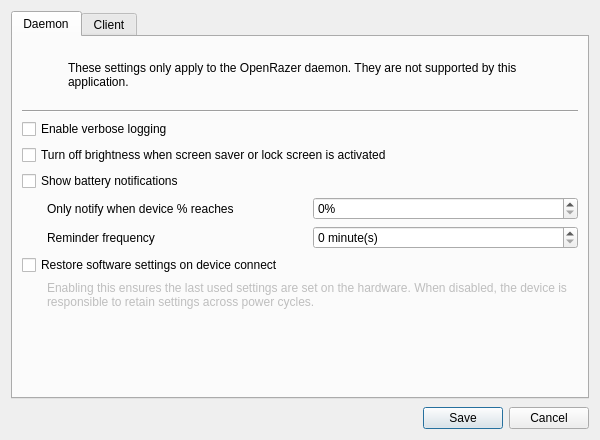
<?xml version="1.0" encoding="UTF-8"?>
<ui version="4.0">
 <class>OpenRazerConfigDialog</class>
 <widget class="QDialog" name="OpenRazerConfigDialog">
  <property name="windowModality">
   <enum>Qt::ApplicationModal</enum>
  </property>
  <property name="geometry">
   <rect>
    <x>0</x>
    <y>0</y>
    <width>600</width>
    <height>440</height>
   </rect>
  </property>
  <property name="minimumSize">
   <size>
    <width>580</width>
    <height>420</height>
   </size>
  </property>
  <property name="windowTitle">
   <string>OpenRazer Configuration</string>
  </property>
  <property name="windowIcon">
   <iconset>
    <normaloff>../img/logo/openrazer.svg</normaloff>../img/logo/openrazer.svg</iconset>
  </property>
  <layout class="QVBoxLayout" name="openrazer_config_layout">
   <property name="spacing">
    <number>8</number>
   </property>
   <item>
    <widget class="QTabWidget" name="tabWidget">
     <property name="currentIndex">
      <number>0</number>
     </property>
     <widget class="QWidget" name="daemon">
      <attribute name="title">
       <string extracomment="Tab button for configuring OpenRazer">Daemon</string>
      </attribute>
      <layout class="QVBoxLayout" name="daemon_tab_layout">
       <item>
        <widget class="QWidget" name="ForOpenRazer" native="true">
         <layout class="QHBoxLayout" name="ForOpenRazer_layout">
          <property name="leftMargin">
           <number>0</number>
          </property>
          <property name="rightMargin">
           <number>0</number>
          </property>
          <item>
           <widget class="QLabel" name="OpenRazerLogo">
            <property name="minimumSize">
             <size>
              <width>40</width>
              <height>40</height>
             </size>
            </property>
            <property name="maximumSize">
             <size>
              <width>40</width>
              <height>40</height>
             </size>
            </property>
            <property name="text">
             <string notr="true"/>
            </property>
            <property name="pixmap">
             <pixmap>../img/logo/openrazer.svg</pixmap>
            </property>
            <property name="scaledContents">
             <bool>true</bool>
            </property>
           </widget>
          </item>
          <item>
           <widget class="QLabel" name="OpenRazerLabel">
            <property name="minimumSize">
             <size>
              <width>0</width>
              <height>40</height>
             </size>
            </property>
            <property name="text">
             <string>These settings only apply to the OpenRazer daemon. They are not supported by this application.</string>
            </property>
            <property name="wordWrap">
             <bool>true</bool>
            </property>
           </widget>
          </item>
         </layout>
        </widget>
       </item>
       <item>
        <widget class="Line" name="line">
         <property name="orientation">
          <enum>Qt::Horizontal</enum>
         </property>
        </widget>
       </item>
       <item>
        <widget class="QCheckBox" name="verbose_logging">
         <property name="text">
          <string extracomment="Checkbox for configuring OpenRazer">Enable verbose logging</string>
         </property>
        </widget>
       </item>
       <item>
        <widget class="QCheckBox" name="devices_off_on_screensaver">
         <property name="text">
          <string extracomment="Checkbox for configuring OpenRazer">Turn off brightness when screen saver or lock screen is activated</string>
         </property>
        </widget>
       </item>
       <item>
        <widget class="QCheckBox" name="battery_notifier">
         <property name="text">
          <string extracomment="Checkbox for configuring OpenRazer">Show battery notifications</string>
         </property>
        </widget>
       </item>
       <item>
        <widget class="QWidget" name="battery_notifier_percent_group" native="true">
         <layout class="QHBoxLayout" name="battery_notifier_percent_layout">
          <property name="spacing">
           <number>0</number>
          </property>
          <property name="leftMargin">
           <number>25</number>
          </property>
          <property name="topMargin">
           <number>0</number>
          </property>
          <property name="rightMargin">
           <number>0</number>
          </property>
          <property name="bottomMargin">
           <number>0</number>
          </property>
          <item>
           <widget class="QLabel" name="battery_notifier_percent_label">
            <property name="text">
             <string>Only notify when device % reaches</string>
            </property>
           </widget>
          </item>
          <item>
           <widget class="QSpinBox" name="battery_notifier_percent">
            <property name="suffix">
             <string notr="true">%</string>
            </property>
            <property name="maximum">
             <number>100</number>
            </property>
           </widget>
          </item>
         </layout>
        </widget>
       </item>
       <item>
        <widget class="QWidget" name="battery_notifier_freq_group" native="true">
         <layout class="QHBoxLayout" name="battery_notifier_freq_layout">
          <property name="spacing">
           <number>0</number>
          </property>
          <property name="leftMargin">
           <number>25</number>
          </property>
          <property name="topMargin">
           <number>0</number>
          </property>
          <property name="rightMargin">
           <number>0</number>
          </property>
          <property name="bottomMargin">
           <number>0</number>
          </property>
          <item>
           <widget class="QLabel" name="battery_notifier_freq_label">
            <property name="text">
             <string extracomment="Label for configuring OpenRazer">Reminder frequency</string>
            </property>
           </widget>
          </item>
          <item>
           <widget class="QSpinBox" name="battery_notifier_freq">
            <property name="suffix">
             <string extracomment="Suffix for a spinner control"> minute(s)</string>
            </property>
            <property name="maximum">
             <number>1440</number>
            </property>
           </widget>
          </item>
         </layout>
        </widget>
       </item>
       <item>
        <widget class="QCheckBox" name="restore_persistence">
         <property name="text">
          <string>Restore software settings on device connect</string>
         </property>
        </widget>
       </item>
       <item>
        <widget class="QLabel" name="restore_persistence_note">
         <property name="enabled">
          <bool>false</bool>
         </property>
         <property name="sizePolicy">
          <sizepolicy hsizetype="Expanding" vsizetype="Preferred">
           <horstretch>0</horstretch>
           <verstretch>0</verstretch>
          </sizepolicy>
         </property>
         <property name="text">
          <string>Enabling this ensures the last used settings are set on the hardware. When disabled, the device is responsible to retain settings across power cycles.</string>
         </property>
         <property name="wordWrap">
          <bool>true</bool>
         </property>
         <property name="indent">
          <number>25</number>
         </property>
        </widget>
       </item>
       <item>
        <spacer name="verticalSpacer">
         <property name="orientation">
          <enum>Qt::Vertical</enum>
         </property>
         <property name="sizeHint" stdset="0">
          <size>
           <width>20</width>
           <height>40</height>
          </size>
         </property>
        </spacer>
       </item>
      </layout>
     </widget>
     <widget class="QWidget" name="client">
      <attribute name="title">
       <string extracomment="Tab button for configuring OpenRazer">Client</string>
      </attribute>
      <layout class="QVBoxLayout" name="client_tab_layout">
       <item>
        <widget class="QWidget" name="ForPolychromatic" native="true">
         <layout class="QHBoxLayout" name="ForPolychromatic_layout">
          <property name="leftMargin">
           <number>0</number>
          </property>
          <property name="rightMargin">
           <number>0</number>
          </property>
          <item>
           <widget class="QLabel" name="PolychromaticLogo">
            <property name="minimumSize">
             <size>
              <width>40</width>
              <height>40</height>
             </size>
            </property>
            <property name="maximumSize">
             <size>
              <width>40</width>
              <height>40</height>
             </size>
            </property>
            <property name="text">
             <string notr="true"/>
            </property>
            <property name="pixmap">
             <pixmap>../img/logo/polychromatic.svg</pixmap>
            </property>
            <property name="scaledContents">
             <bool>true</bool>
            </property>
           </widget>
          </item>
          <item>
           <widget class="QLabel" name="PolychromaticLabel">
            <property name="minimumSize">
             <size>
              <width>0</width>
              <height>40</height>
             </size>
            </property>
            <property name="text">
             <string>These settings will be used by Polychromatic when interfacing with the OpenRazer daemon.</string>
            </property>
            <property name="wordWrap">
             <bool>true</bool>
            </property>
           </widget>
          </item>
         </layout>
        </widget>
       </item>
       <item>
        <widget class="Line" name="line_2">
         <property name="orientation">
          <enum>Qt::Horizontal</enum>
         </property>
        </widget>
       </item>
       <item>
        <widget class="QWidget" name="ripple_refresh_rate_group" native="true">
         <layout class="QHBoxLayout" name="ripple_refresh_rate_layout">
          <property name="spacing">
           <number>0</number>
          </property>
          <property name="leftMargin">
           <number>0</number>
          </property>
          <property name="topMargin">
           <number>0</number>
          </property>
          <property name="rightMargin">
           <number>0</number>
          </property>
          <property name="bottomMargin">
           <number>0</number>
          </property>
          <item>
           <widget class="QLabel" name="ripple_refresh_rate_label">
            <property name="text">
             <string extracomment="Label for configuring OpenRazer">Ripple Refresh Rate</string>
            </property>
           </widget>
          </item>
          <item>
           <widget class="QDoubleSpinBox" name="ripple_refresh_rate">
            <property name="suffix">
             <string extracomment="Suffix for a spinner control"> seconds</string>
            </property>
            <property name="decimals">
             <number>3</number>
            </property>
            <property name="minimum">
             <double>0.001000000000000</double>
            </property>
            <property name="maximum">
             <double>1.000000000000000</double>
            </property>
            <property name="singleStep">
             <double>0.010000000000000</double>
            </property>
            <property name="value">
             <double>0.050000000000000</double>
            </property>
           </widget>
          </item>
         </layout>
        </widget>
       </item>
       <item>
        <spacer name="verticalSpacer_2">
         <property name="orientation">
          <enum>Qt::Vertical</enum>
         </property>
         <property name="sizeHint" stdset="0">
          <size>
           <width>20</width>
           <height>40</height>
          </size>
         </property>
        </spacer>
       </item>
      </layout>
     </widget>
    </widget>
   </item>
   <item>
    <widget class="QDialogButtonBox" name="DialogButtons">
     <property name="orientation">
      <enum>Qt::Horizontal</enum>
     </property>
     <property name="standardButtons">
      <set>QDialogButtonBox::Cancel|QDialogButtonBox::Save</set>
     </property>
    </widget>
   </item>
  </layout>
 </widget>
 <resources/>
 <connections>
  <connection>
   <sender>DialogButtons</sender>
   <signal>accepted()</signal>
   <receiver>OpenRazerConfigDialog</receiver>
   <slot>accept()</slot>
   <hints>
    <hint type="sourcelabel">
     <x>248</x>
     <y>254</y>
    </hint>
    <hint type="destinationlabel">
     <x>157</x>
     <y>274</y>
    </hint>
   </hints>
  </connection>
  <connection>
   <sender>DialogButtons</sender>
   <signal>rejected()</signal>
   <receiver>OpenRazerConfigDialog</receiver>
   <slot>reject()</slot>
   <hints>
    <hint type="sourcelabel">
     <x>316</x>
     <y>260</y>
    </hint>
    <hint type="destinationlabel">
     <x>286</x>
     <y>274</y>
    </hint>
   </hints>
  </connection>
 </connections>
</ui>
